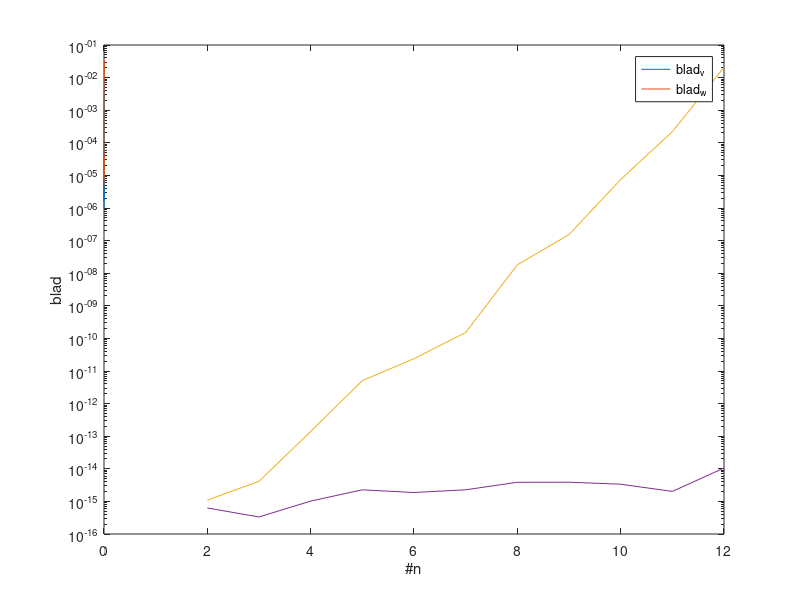

This figure's MATLAB source:
clear
% u1 u2 u3 u4
%zad1
r1=4;r3=4;r5=4;r7=4;r8=4;
r2=8;r4=8;r6=8;r9=8;
R=[r1 r2 r3 r4 r5 r6 r7 r8 r9];
e0=10;
A=[(r1*r3+r2*r3+r1*r2) -r1*r2 0 0;
    -r4*r5 (r3*r5+r3*r4+r4*r5) -r3*r4 0;
    0 -r6*r7 (r5*r7+r6*r7+r5*r6) -r5*r6;
    0 0 r8*r9 -(r8*r9+r7*r8+r7*r9)];
b=[e0*r2*r3;0;0;0];
x=A\b;

%%
%zad2
%najpierw uruchomic zad1
e_z=[1e-6 5e-6 1e-5 5e-5 1e-4 5e-4 1e-3 5e-3 1e-2];
for i=1:9
e_zab(i)=e0*(1+e_z(i)*(2*rand -1));
b2=[e_zab(i)*r2*r3;0;0;0];
x2=A\b2;
delta_x(i)=norm(x2-x)/norm(x);
blad_t(i)=cond(A)*norm(b2-b)/norm(b);
end
semilogy(e_z,delta_x)
hold on
semilogy(e_z,blad_t)
legend('delta x','blad teor')
xlabel('zaburzenie')
ylabel('blad')

%%
%zad3
clear
for n=2:12
Av=vander(1:n);
bv=sum(Av,2);
Aw=wilkinson(n);
bw=sum(Aw,2);
[Qv,Rv]=qr(Av);
[Qw,Rw]=qr(Aw);
yv=Qv.' * bv;
xv=Rv\yv;
yw=Qw.' * bw;
xw=Rw\yw;
blad_v(n)=norm(xv-ones(n,1));
blad_w(n)=norm(xw-ones(n,1));

end
semilogy(blad_v)
hold on;
semilogy(blad_w)
legend('blad_v','blad_w')
xlabel('#n')
ylabel('blad')
%%
%komentarze
%zad2:
% oba błedy dla najmnieszych wartosci rosną mocno, potem troche wolniej i
% potem powoli maleją. Co najważniejsze błąd rzeczytwisty jest zawsze
% mniejszy od błędu teoretycznego czyli tak jak przewiduje teoria ponieważ
% błąd teoretyczny zawsze zakłada najgorszy możliwy przypadek
%
%
%zad3
% w zadaniu 3 błędy dla macierzy różnią się diametralnie ponieważ 
% macierz vandermonta jest bardzo źle uwarunkowana numerycznie więc bład
% dla tej macierzy rośnie wraz z rozmiarem macierzy aż od okolo 10^-15 aż
% do ok 10^-2. natomiast macierz wilkinsona względnie trzyma podobny poziom
% błędu ponieważ jest lepiej uwarunkowana numerycznie. widać to po
% sprawdzeniu cond(Av) i cond(Aw) gdzie dla wilkinsona dla najwiekszej
% macierzy Aw jest równy ok 30 a dla vandermonta jest to wartość rzędu
% 10^15. Stąd widać skąd bierze się diametralna różnica w błędzie dla tych
% macierzy pomimo użycia tej samej metody do rozwiazania rownan.
%
%
%
%
%
%
%
